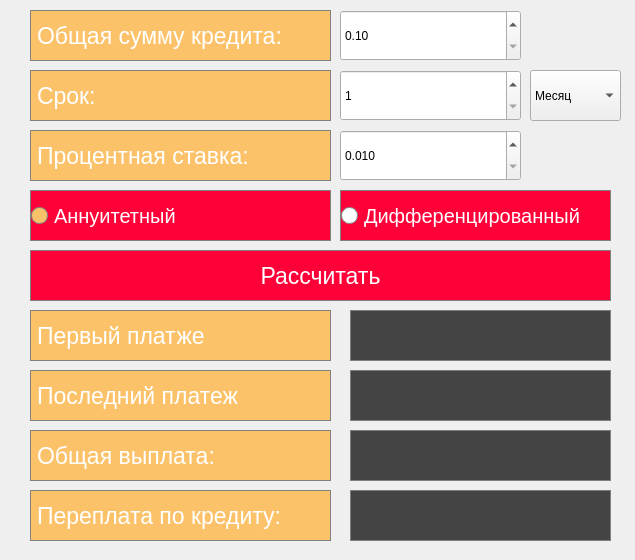
<?xml version="1.0" encoding="UTF-8"?>
<ui version="4.0">
 <class>CreditCalc</class>
 <widget class="QWidget" name="CreditCalc">
  <property name="geometry">
   <rect>
    <x>0</x>
    <y>0</y>
    <width>635</width>
    <height>560</height>
   </rect>
  </property>
  <property name="sizePolicy">
   <sizepolicy hsizetype="Fixed" vsizetype="Fixed">
    <horstretch>0</horstretch>
    <verstretch>0</verstretch>
   </sizepolicy>
  </property>
  <property name="windowTitle">
   <string>Dialog</string>
  </property>
  <property name="styleSheet">
   <string notr="true">QDialog{
  background-color: rgb(0, 0, 0);
}</string>
  </property>
  <widget class="QPushButton" name="pushButton_calculate">
   <property name="geometry">
    <rect>
     <x>30</x>
     <y>250</y>
     <width>581</width>
     <height>51</height>
    </rect>
   </property>
   <property name="font">
    <font>
     <pointsize>17</pointsize>
    </font>
   </property>
   <property name="styleSheet">
    <string notr="true">QPushButton {
  background-color: rgb(255, 1, 57);
  color: white; 
  border: 1px solid gray;
}

QPushButton:pressed {
    background-color: qlineargradient(x1: 0, y1: 0, x2: 0, y2: 1,
                                      stop: 0 #FF7832, stop: 1 #FF9739);
}</string>
   </property>
   <property name="text">
    <string>Рассчитать</string>
   </property>
  </widget>
  <widget class="QLabel" name="label_percent">
   <property name="geometry">
    <rect>
     <x>30</x>
     <y>130</y>
     <width>301</width>
     <height>51</height>
    </rect>
   </property>
   <property name="font">
    <font>
     <pointsize>17</pointsize>
    </font>
   </property>
   <property name="styleSheet">
    <string notr="true">QLabel {
  background-color: rgb(252, 194, 106);
  color: white; 
  border: 1px solid gray;
}</string>
   </property>
   <property name="text">
    <string>Процентная ставка:</string>
   </property>
  </widget>
  <widget class="QLabel" name="label_total_sum_2">
   <property name="geometry">
    <rect>
     <x>30</x>
     <y>10</y>
     <width>301</width>
     <height>51</height>
    </rect>
   </property>
   <property name="font">
    <font>
     <pointsize>17</pointsize>
    </font>
   </property>
   <property name="styleSheet">
    <string notr="true">QLabel {
  background-color: rgb(252, 194, 106);
  color: white; 
  border: 1px solid gray;
}</string>
   </property>
   <property name="text">
    <string>Общая сумму кредита:</string>
   </property>
  </widget>
  <widget class="QLabel" name="label_overpayment_result">
   <property name="geometry">
    <rect>
     <x>350</x>
     <y>490</y>
     <width>261</width>
     <height>51</height>
    </rect>
   </property>
   <property name="font">
    <font>
     <pointsize>17</pointsize>
    </font>
   </property>
   <property name="styleSheet">
    <string notr="true">QLabel {
  background-color: rgb(68, 68, 68);;
  color: white; 
  border: 1px solid gray;
}</string>
   </property>
   <property name="text">
    <string/>
   </property>
  </widget>
  <widget class="QLabel" name="label_total_sum">
   <property name="geometry">
    <rect>
     <x>30</x>
     <y>430</y>
     <width>301</width>
     <height>51</height>
    </rect>
   </property>
   <property name="font">
    <font>
     <pointsize>17</pointsize>
    </font>
   </property>
   <property name="styleSheet">
    <string notr="true">QLabel {
  background-color: rgb(252, 194, 106);;
  color: white; 
  border: 1px solid gray;
}</string>
   </property>
   <property name="lineWidth">
    <number>1</number>
   </property>
   <property name="text">
    <string>Общая выплата:</string>
   </property>
  </widget>
  <widget class="QLabel" name="label_overpayment">
   <property name="geometry">
    <rect>
     <x>30</x>
     <y>490</y>
     <width>301</width>
     <height>51</height>
    </rect>
   </property>
   <property name="font">
    <font>
     <pointsize>17</pointsize>
    </font>
   </property>
   <property name="styleSheet">
    <string notr="true">QLabel {
  background-color: rgb(252, 194, 106);;
  color: white; 
  border: 1px solid gray;
}</string>
   </property>
   <property name="text">
    <string>Переплата по кредиту:</string>
   </property>
  </widget>
  <widget class="QLabel" name="label_monthly_pay">
   <property name="geometry">
    <rect>
     <x>30</x>
     <y>310</y>
     <width>301</width>
     <height>51</height>
    </rect>
   </property>
   <property name="font">
    <font>
     <pointsize>17</pointsize>
    </font>
   </property>
   <property name="styleSheet">
    <string notr="true">QLabel {
  background-color: rgb(252, 194, 106);;
  color: white; 
  border: 1px solid gray;
}</string>
   </property>
   <property name="text">
    <string>Первый платже</string>
   </property>
  </widget>
  <widget class="QLabel" name="label_deadline">
   <property name="geometry">
    <rect>
     <x>30</x>
     <y>70</y>
     <width>301</width>
     <height>51</height>
    </rect>
   </property>
   <property name="font">
    <font>
     <pointsize>17</pointsize>
    </font>
   </property>
   <property name="styleSheet">
    <string notr="true">QLabel {
  background-color: rgb(252, 194, 106);
  color: white; 
  border: 1px solid gray;
}</string>
   </property>
   <property name="text">
    <string>Срок:</string>
   </property>
  </widget>
  <widget class="QLabel" name="label_monthly_pay_result">
   <property name="geometry">
    <rect>
     <x>350</x>
     <y>310</y>
     <width>261</width>
     <height>51</height>
    </rect>
   </property>
   <property name="font">
    <font>
     <pointsize>17</pointsize>
    </font>
   </property>
   <property name="styleSheet">
    <string notr="true">QLabel {
  background-color: rgb(68, 68, 68);;
  color: white; 
  border: 1px solid gray;
}</string>
   </property>
   <property name="text">
    <string/>
   </property>
  </widget>
  <widget class="QLabel" name="label_total_sum_result">
   <property name="geometry">
    <rect>
     <x>350</x>
     <y>430</y>
     <width>261</width>
     <height>51</height>
    </rect>
   </property>
   <property name="font">
    <font>
     <pointsize>17</pointsize>
    </font>
   </property>
   <property name="styleSheet">
    <string notr="true">QLabel {
  background-color: rgb(68, 68, 68);;
  color: white; 
  border: 1px solid gray;
}</string>
   </property>
   <property name="text">
    <string/>
   </property>
  </widget>
  <widget class="QRadioButton" name="radioButton_ann">
   <property name="geometry">
    <rect>
     <x>30</x>
     <y>190</y>
     <width>301</width>
     <height>51</height>
    </rect>
   </property>
   <property name="font">
    <font>
     <pointsize>15</pointsize>
    </font>
   </property>
   <property name="styleSheet">
    <string notr="true">QRadioButton {
  background-color: rgb(255, 1, 57);
  color: white; 
  border: 1px solid gray;
}
QRadioButton::indicator {
    background-color: white ;
    width: 15px;
    height: 15px;
border-radius: 8px;
  border: 1px solid gray;
}
QRadioButton::indicator:checked {
    background-color: rgb(252, 194, 106) ;
    width: 15px;
    height: 15px;
border-radius: 8px;
  border: 1px solid gray;
}</string>
   </property>
   <property name="text">
    <string>Аннуитетный</string>
   </property>
   <property name="checked">
    <bool>true</bool>
   </property>
  </widget>
  <widget class="QRadioButton" name="radioButton_diff">
   <property name="geometry">
    <rect>
     <x>340</x>
     <y>190</y>
     <width>271</width>
     <height>51</height>
    </rect>
   </property>
   <property name="font">
    <font>
     <pointsize>15</pointsize>
    </font>
   </property>
   <property name="styleSheet">
    <string notr="true">QRadioButton {
  background-color: rgb(255, 1, 57);
  color: white; 
  border: 1px solid gray;
}
QRadioButton::indicator {
    background-color: white ;
    width: 15px;
    height: 15px;
border-radius: 8px;
  border: 1px solid gray;
}
QRadioButton::indicator:checked {
    background-color: rgb(252, 194, 106) ;
    width: 15px;
    height: 15px;
border-radius: 8px;
  border: 1px solid gray;
}</string>
   </property>
   <property name="text">
    <string>Дифференцированный</string>
   </property>
  </widget>
  <widget class="QComboBox" name="year_or_month">
   <property name="geometry">
    <rect>
     <x>530</x>
     <y>70</y>
     <width>91</width>
     <height>51</height>
    </rect>
   </property>
   <item>
    <property name="text">
     <string>Месяц</string>
    </property>
   </item>
   <item>
    <property name="text">
     <string>Год</string>
    </property>
   </item>
  </widget>
  <widget class="QDoubleSpinBox" name="percent_credit">
   <property name="geometry">
    <rect>
     <x>340</x>
     <y>130</y>
     <width>181</width>
     <height>51</height>
    </rect>
   </property>
   <property name="decimals">
    <number>3</number>
   </property>
   <property name="minimum">
    <double>0.010000000000000</double>
   </property>
   <property name="maximum">
    <double>999.000000000000000</double>
   </property>
  </widget>
  <widget class="QDoubleSpinBox" name="sum_credit">
   <property name="geometry">
    <rect>
     <x>340</x>
     <y>10</y>
     <width>181</width>
     <height>51</height>
    </rect>
   </property>
   <property name="decimals">
    <number>2</number>
   </property>
   <property name="minimum">
    <double>0.100000000000000</double>
   </property>
   <property name="maximum">
    <double>10000000000.000000000000000</double>
   </property>
  </widget>
  <widget class="QSpinBox" name="deadline_credit">
   <property name="geometry">
    <rect>
     <x>340</x>
     <y>70</y>
     <width>181</width>
     <height>51</height>
    </rect>
   </property>
   <property name="minimum">
    <number>1</number>
   </property>
   <property name="maximum">
    <number>600</number>
   </property>
  </widget>
  <widget class="QLabel" name="label_monthly_pay_2">
   <property name="geometry">
    <rect>
     <x>30</x>
     <y>370</y>
     <width>301</width>
     <height>51</height>
    </rect>
   </property>
   <property name="font">
    <font>
     <pointsize>17</pointsize>
    </font>
   </property>
   <property name="styleSheet">
    <string notr="true">QLabel {
  background-color: rgb(252, 194, 106);;
  color: white; 
  border: 1px solid gray;
}</string>
   </property>
   <property name="text">
    <string>Последний платеж</string>
   </property>
  </widget>
  <widget class="QLabel" name="label_last_pay_result">
   <property name="geometry">
    <rect>
     <x>350</x>
     <y>370</y>
     <width>261</width>
     <height>51</height>
    </rect>
   </property>
   <property name="font">
    <font>
     <pointsize>17</pointsize>
    </font>
   </property>
   <property name="styleSheet">
    <string notr="true">QLabel {
  background-color: rgb(68, 68, 68);;
  color: white; 
  border: 1px solid gray;
}</string>
   </property>
   <property name="text">
    <string/>
   </property>
  </widget>
 </widget>
 <resources/>
 <connections/>
</ui>
